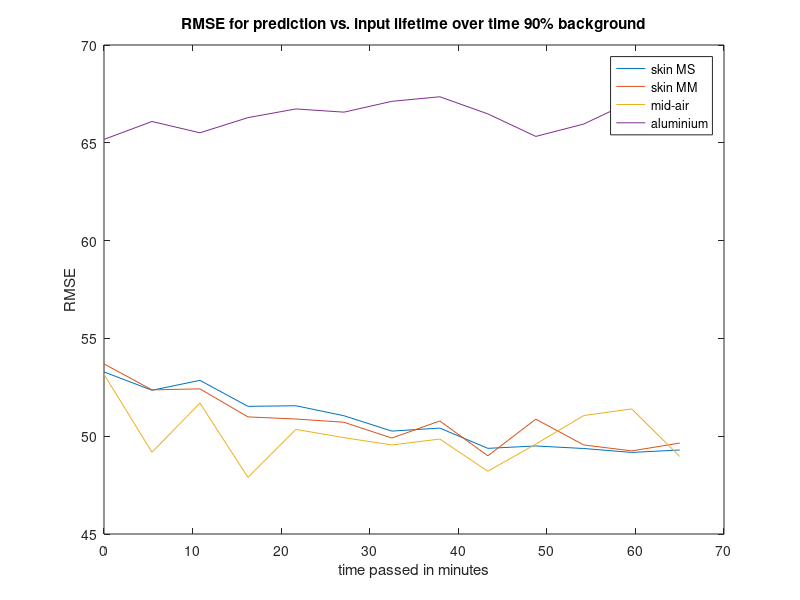
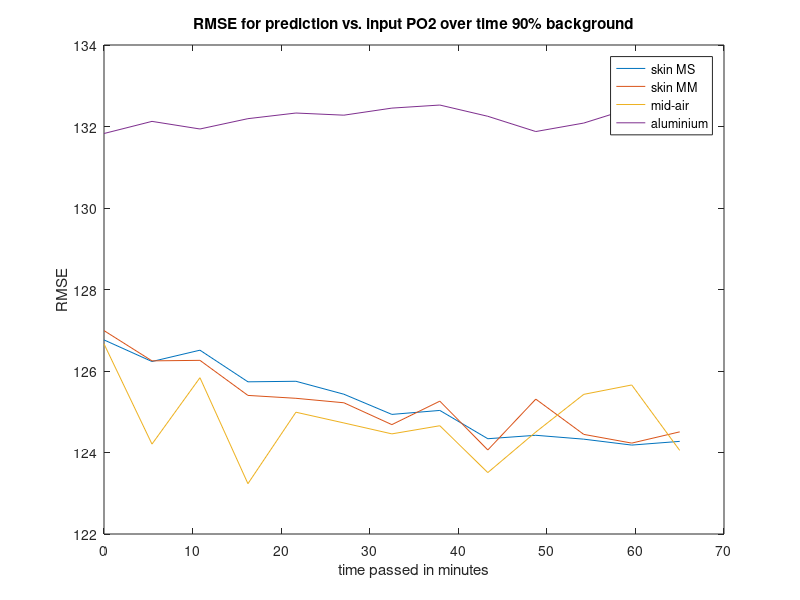

Here is the MATLAB script that generated these plots, in order: (Note: this script raises an error after producing the figures.)
%% plots of Continuous measurements skin (MM+MS), mid-air and aluminium, 65 minutes, sampled at once per minute or once per half minute
clear all
close all
clc

%% RMSE
load('RMSE_continu_MM_total.mat');
RMSE_MM = RMSE_continu_MM_total;
load('RMSE_continu_MM_PO2_total.mat');
RMSE_MM_PO2= RMSE_continu_MM_PO2_total;

load('RMSE_continu_MS_total.mat');
RMSE_MS = RMSE_continu_MS_total;
load('RMSE_continu_MS_PO2_total.mat');
RMSE_MS_PO2 = RMSE_continu_MS_PO2_total;

load('RMSE_continu_mid_air_total.mat');
RMSE_mid_air= RMSE_continu_mid_air_total;
load('RMSE_continu_mid_air_PO2_total.mat');
RMSE_mid_air_PO2 = RMSE_continu_mid_air_PO2_total;

load('RMSE_continu_alum_total.mat');
RMSE_alum = RMSE_continu_alum_total;
load('RMSE_continu_alum_PO2_total.mat'); 
RMSE_alum_PO2 = RMSE_continu_alum_PO2_total;

%% plotting
figure(1)
time = linspace(0, 65, 13);
plot(time, RMSE_continu_MS_total)
hold on
plot(time, RMSE_continu_MM_total)
plot(time, RMSE_continu_mid_air_total)
plot(time, RMSE_continu_alum_total)
legend('skin MS', 'skin MM', 'mid-air', 'aluminium')
ylabel('RMSE')
xlabel('time passed in minutes')
title('RMSE for prediction vs. input lifetime over time 90% background')

figure(2)
plot(time, RMSE_continu_MS_PO2_total)
hold on
plot(time, RMSE_continu_MM_PO2_total)
plot(time, RMSE_continu_mid_air_PO2_total)
plot(time, RMSE_continu_alum_PO2_total)
legend('skin MS', 'skin MM', 'mid-air', 'aluminium')
ylabel('RMSE')
xlabel('time passed in minutes')
title('RMSE for prediction vs. input PO2 over time 90% background')

%% Reading files for temperature analysis
folder = fileparts(which(mfilename)); 
addpath(genpath(folder));

[~, continu_MM] = xlsread('measurements_16-12-2021_12;52;58.xlsx');
[~, continu_MS] = xlsread('measurements_16-12-2021_14;32;13.xlsx');
[~, continu_mid_air] = xlsread('measurements_23-12-2021_11;14;27.xlsx');
[~, continu_alum] = xlsread('measurements_23-12-2021_12;38;37.xlsx');

%% Extracting temperature over time
temp_MM = continu_MM(9,7:136);
temp_MS = continu_MS(9,2:131);
temp_mid_air = continu_mid_air(9, 5:69);
temp_alum = continu_alum(9, 5:69); 

temp_MM = cellfun(@str2num, temp_MM);
temp_MS = cellfun(@str2num, temp_MS);
temp_mid_air = cellfun(@str2num, temp_mid_air);
temp_alum = cellfun(@str2num, temp_alum);

% MM
    % Define number of columns to average
    avg_cols = 2;
    % Use filter to calculate the moving average across EVERY combination of columns
    temp_MM_moving_avg = filter(ones(1,avg_cols)/avg_cols,1,temp_MM,[],2);
    % Grab only the column averages that were actually wanted
    temp_MM_avg = temp_MM_moving_avg(:,avg_cols:avg_cols:end);
    
% MS
    % Use filter to calculate the moving average across EVERY combination of columns
    temp_MS_moving_avg = filter(ones(1,avg_cols)/avg_cols,1,temp_MS,[],2);
    % Grab only the column averages that were actually wanted
    temp_MS_avg = temp_MS_moving_avg(:,avg_cols:avg_cols:end);

%% plotting
figure(3)
time2 = 1:1:65;
plot(time2, temp_MS_avg, time2, temp_MM_avg, time2, temp_mid_air, time2, temp_alum)
legend('skin MS', 'skin MM', 'mid-air', 'aluminium')
ylabel('temperature')
xlabel('time passed in minutes')
title('fiber temperature over time for each measurement')